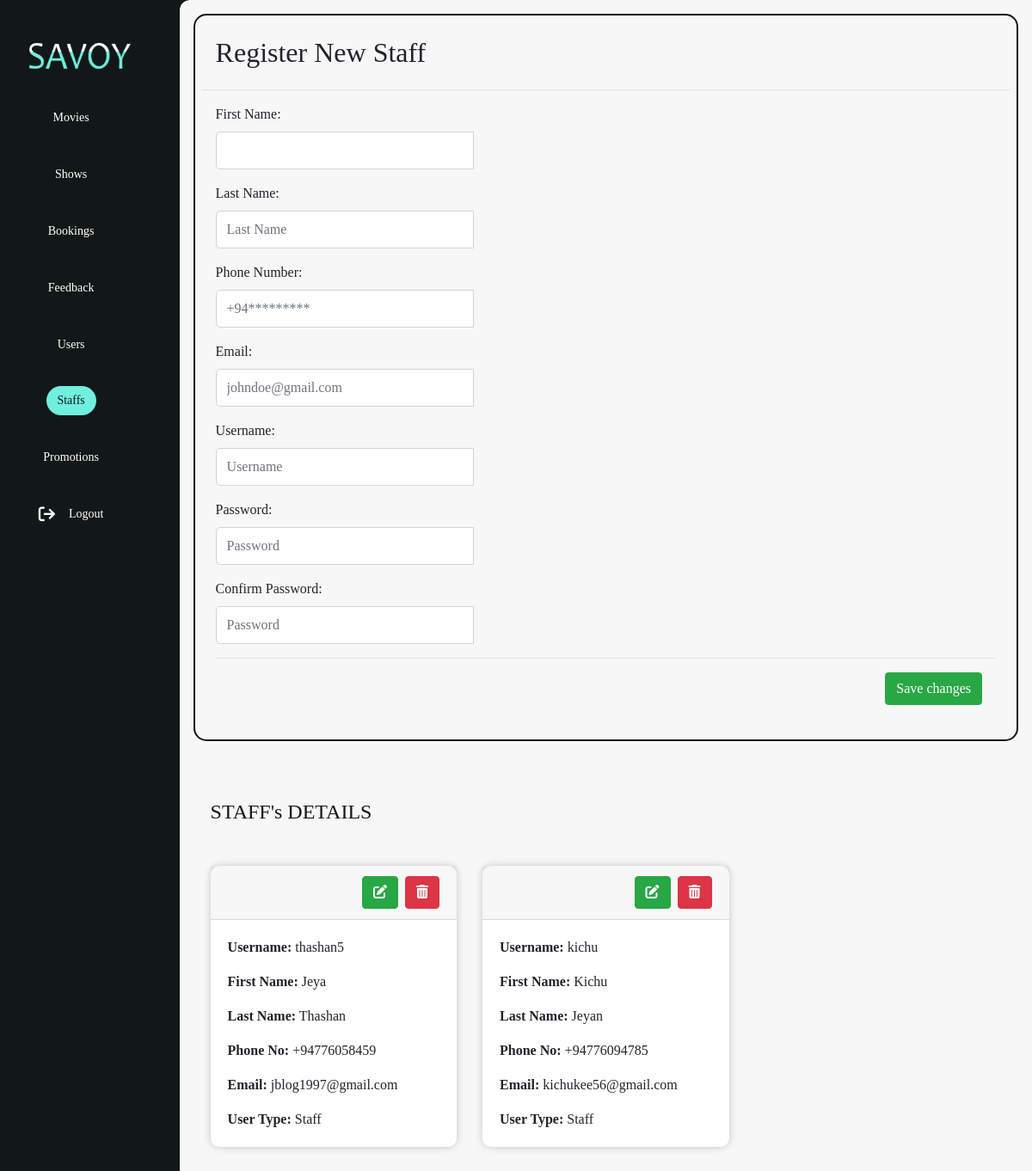
/theatre_team/staff.php, run on the app's committed database.
### tables this page shows
CREATE TABLE `users` (
  `user_id` varchar(5) NOT NULL,
  `username` varchar(65) NOT NULL,
  `password` varchar(255) NOT NULL,
  `first_name` varchar(60) NOT NULL,
  `last_name` varchar(60) NOT NULL,
  `phone_no` varchar(12) NOT NULL,
  `email` varchar(50) NOT NULL,
  `user_type` int(1) NOT NULL
);

### theatre_team/staff.php (the view, shortened to what this page needs)
<!DOCTYPE html>
<html lang="en">
<head>
    <link href="https://maxcdn.bootstrapcdn.com/bootstrap/4.5.2/css/bootstrap.min.css" rel="stylesheet">
    <link rel="stylesheet" href="https://cdnjs.cloudflare.com/ajax/libs/font-awesome/6.0.0-beta3/css/all.min.css" />
    <link rel="stylesheet" href="../css/styles.css" />
    <link rel="stylesheet" href="./css/admin_dashboard.css" />
</head>
<body>
    <div class="flex">
        <div class="sidebar">
            <div class="fixed">
                <div class="logo">
                    <img src="../Images/logo.png" alt="Logo" />
                </div>
                <ul class="menu">
                    <li>
                        <a href="admin.php">
                            <span>Movies</span>
                        </a>
                    </li>
                    <li>
                        <a href="showtime.php">
                            <span>Shows</span>
                        </a>
                    </li>
                    <li>
                        <a href="booking.php">
                            <span>Bookings</span>
                        </a>
                    </li>
                    <li>
                        <a href="feedback.php">
                            <span>Feedback</span>
                        </a>
                    </li>
                    <li>
                        <a href="user.php">
                            <span>Users</span>
                        </a>
                    </li>
                    <li>
                        <a href="staff.php" class="active">
                            <span>Staffs</span>
                        </a>
                    </li>
                    <li>
                        <a href="promotion.php">
                            <span>Promotions</span>
                        </a>
                    </li>
                    <li>
                        <a href="logout.php">
                            <i class="fa fa-sign-out"></i>
                            <span>Logout</span>
                        </a>
                    </li>
                </ul>
            </div>
        </div>
        <div class="staff_details_admin">
            <div class="registering_staffs p-2">
                <div class="modal-header">
                    <h2>Register New Staff</h2>
                </div>
                <div class="modal-body">
                    <form id="userForm" action="staff.php" method="POST" enctype="multipart/form-data">
                        <div class="form-group">
                            <label for="first_name">First Name:</label>
                            <input type="text" id="first_name" name="first_name" class="form-control" required placeholder="">
                        </div>
                        <div class="form-group">
                            <label for="last_name">Last Name:</label>
                            <input type="text" id="last_name" name="last_name" class="form-control" required placeholder="Last Name">
                        </div>
                        <div class="form-group">
                            <label for="phone_no">Phone Number:</label>
                            <input type="text" id="phone_no" name="phone_no" class="form-control" required placeholder="+94*********">
                        </div>
                        <div class="form-group">
                            <label for="email">Email:</label>
                            <input type="email" id="email" name="email" class="form-control" required placeholder="johndoe@gmail.com">
                        </div>
                        <div class="form-group">
                            <label for="username">Username:</label>
                            <input type="text" id="username" name="username" class="form-control" required placeholder="Username">
                        </div>
                        <div class="form-group">
                            <label for="password">Password:</label>
                            <input type="password" id="password" name="password" class="form-control" required placeholder="Password">
                        </div>
                        <div class="form-group">
                            <label for="confirm_password">Confirm Password:</label>
                            <input type="password" id="confirm_password" name="confirm_password" class="form-control" required placeholder="Password">
                        </div>
                        <div class="modal-footer">
                            <button type="submit" class="btn btn-success">Save changes</button>
                        </div>
                    </form>
                </div>
            </div>
            <div class="card-body mt-5" id="staffSection">
                <div class="staff_head">
                    <h2>
                        STAFF's DETAILS
                    </h2>
                </div>
                <div class="row">
                    <?php
                    require "../php/db_connection.php";
                    $query = $db->query("SELECT * FROM users WHERE user_type = 1 ORDER BY user_id DESC");
                    if ($query->num_rows > 0) {
                        while ($row = $query->fetch_assoc()) {
                            echo "<div class='col-lg-4'>";
                            echo "<div class='card mb-4'>";
                            echo "<form method='post' action='staff.php' class='card-header' onsubmit=\"return confirm('Are you sure?');\">";
                            echo "<button class='btn btn-success edit-btn mr-2'><i class='fas fa-edit'></i></button>";
                            echo "<button type='submit' class='btn btn-danger delete-btn'><i class='fas fa-trash-alt'></i></button>";
                            echo "</form>";
                            echo "<div class='card-body'>";
                            echo "<p class='card-text'><strong>Username:</strong> " . $row["username"] . "</p>";
                            echo "<p class='card-text'><strong>First Name:</strong> " . $row["first_name"] . "</p>";
                            echo "<p class='card-text'><strong>Last Name:</strong> " . $row["last_name"] . "</p>";
                            echo "<p class='card-text'><strong>Phone No:</strong> " . $row["phone_no"] . "</p>";
                            echo "<p class='card-text'><strong>Email:</strong> " . $row["email"] . "</p>";
                            echo "<p class='card-text'><strong>User Type:</strong> " . ($row["user_type"] == 1 ? "Staff" : "User") . "</p>";
                            echo "</div>";
                            echo "</div>";
                            echo "</div>";
                        }
                    }
                    ?>
                </div>
            </div>
        </div>
    </div>
</body>
</html>

### css/styles.css (style rules this page uses)
:root { --white: #fff; --darkBg: #121817; --lightGreenBlue: #70efde; }
body { margin: 0; padding: 0; font-family: "Candara"; background-color: var(--darkBg); }
.logo { color: var(--lightGreenBlue); font-size: 24px; font-weight: bold; }

### theatre_team/css/admin_dashboard.css (style rules this page uses)
.flex { display: flex; }
.sidebar { height: 100vh; width: 30vh; padding: 0 2rem; color: var(--white); transition: all 0.5s linear; background: var(--darkBg); }
.logo img { height: 32px; margin-bottom: 2rem; }
.menu { position: fixed; display: flex; align-items: center; flex-direction: column; gap: 1rem; list-style: none; padding: 0; }
.fixed { position: fixed; margin-top: 3rem; }
.menu li a { text-align: center; margin: 8px auto; padding: 0.4rem 0.8rem; transition: all 0.5s ease-in-out; text-decoration: none; }
.menu li a:hover, .active { background: var(--lightGreenBlue); color: var(--darkBg) !important; border-radius: 50px; }
.menu a { color: var(--white); font-size: 14px; text-decoration: none; display: flex; align-items: center; gap: 1rem; }
.menu a span { overflow: hidden; }
.menu a i { font-size: 1.2rem; }
.movies_details_admin, .showtime_details_admin, .booking_details_admin, .user_details_admin, .staff_details_admin { top: 0; background: #f7f7f7; border-top-left-radius: 12px; border-bottom-left-radius: 12px; width: 100%; padding: 1rem; z-index: 1000; }
.card-body { padding: 20px; }
.card { border: none; border-radius: 10px; box-shadow: 0 0 10px rgba(0, 0, 0, 0.2); }
.card-header { text-align: right; }
.movie_head, .showtime_head, .booking_head, .user_head, .staff_head { display: flex; align-items: center; justify-content: space-between; margin-bottom: 3rem; gap: 10px; }
.movie_head h2, .showtime_head h2, .booking_head h2, .user_head h2, .staff_head h2 { font-size: 1.5rem; color: var(--darkBg); margin-bottom: 0; }
.registering_staffs { border: 2px solid var(--darkBg); border-radius: 15px; }
.form-control { width: 300px; height: 100%; padding: 12px; border-radius: 5px 0 0 5px ; outline: none; }

### data on the page
users: username "thashan5", first_name "Jeya", last_name "Thashan", phone_no "+94776058459", email "jblog1997@gmail.com", user_type "Staff"
users: username "kichu", first_name "Kichu", last_name "Jeyan", phone_no "+94776094785", email "kichukee56@gmail.com", user_type "Staff"
